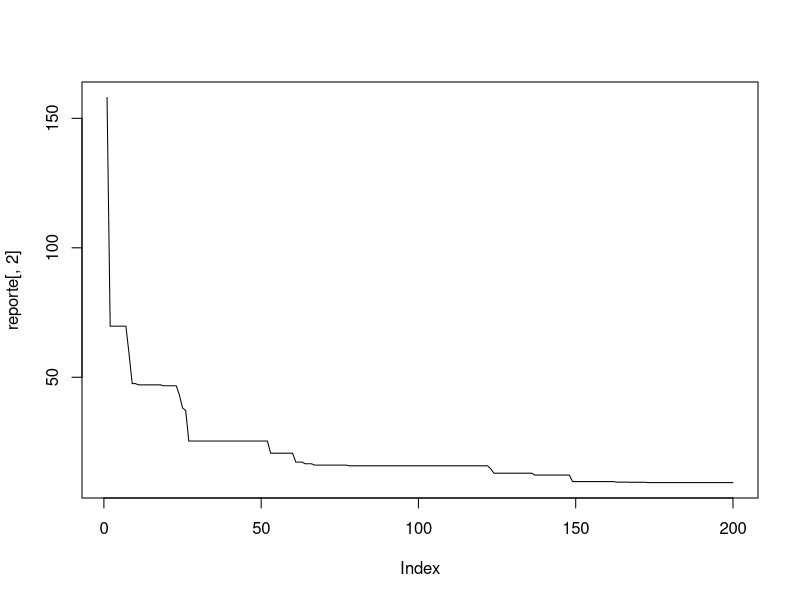

The R script that drew this image: (Note: this script raises an error after producing the figure.)
rm(list=ls())

# Trabajando de izquierda a derecha
# Donde el primer bite tiene menos peso
# y los consiguientes tienen mayor paso

#### Función para convertir enteros a bits ####
# X: valor entero a convertir
# nbits: cantidad de bits para representar el entero
e2b = function(x,nbits){
  # Numero a convertir
  entero = x
  # Vector donde guardar los residuos 
  residuos =  character() 
  actual = entero
  # Ciclo para 
  while (actual > 0) {
    residuo = actual %% 2 # Obtenemos el residuo de la división por 2
    residuos = c(as.character(residuo), residuos) #Agregar al vector de residuos
    actual = floor(actual / 2) # Actualizamos el número dividiéndolo por 2 (parte entera)
  }
  # Contar los elementos que hay en residuos #
  nd = length(residuos)
  # Contar la diferencia entre los nbits y los residuos
  dif = nbits-nd
  # Agregar con dif cantidad de 0's para acompletar hasta nbits elementos
  resu = as.integer(c(rev(residuos),rep("0",dif))) # Resu es un vector de tamaño 15
  return(resu) 
}

#### Función para convertir de bits a enteros ####
# vbits: Vector de bits
b2e = function(vbits) {
  # Calcular el tamaño del vector #
  nd =  length(vbits)
  # Potencias de 2 
  posiciones = (2^(0:(nd-1)))
  # Aplicar a cada elemento del vector y sumar
  resultante  = sum(vbits*posiciones)
  # reportar el resultado
  return(resultante)
}

#### Función que convierte de reales a bits ####
# X: valor real a convertir
# nbits: cantidad de bits para representar el entero
# a = limite inferior
# b = limite superior
r2b = function(x,nbits,a = -10,b = 10){
  # Convertir el valor a un número uniforme de 0 a 1
  u = (x-a)/(b-a)
  # Calcular el máximo entero con nbits
  max_ent <- 2^nbits - 1
  # Convertir el valor uniforme en entero:
  entero <- round(u * max_ent)
  bin <- e2b(entero,nbits)
  # Devolver la cadena de bits
  return(bin)
  
}

#### Función que convierte bits a reales ####
# bin: cadena de bits a converir
# nbits: cantidad de bits para representar el entero
# a = limite inferior
# b = limite superior
b2r = function(bin ,nbits,a = -10,b = 10){
  # Convertir el binario a entero
  entero = b2e(bin)
  # Calcular el máximo entero
  max_ent = (2^nbits)-1
  # Normalizar el entero entre el máximo
  u = entero/max_ent
  # Aplicar la transformación uniforme pero alreves #
  resu = a + u*(b-a)
  # Devolver redondeado a 3 decimales 
  return(round(resu,3))
}

## Función para determinar la cantidad de bits ##
# problema = problemas a elegir (1 o 2)
# precisión = Precisión de la representación, 3 decimales
n_bits = function(problema,precision = 3){
  # Para el problema 1 o problema 2
  limites = if (problema == 1) c(-10, 10) else c(-5.12, 5.12)
    # Calcular el numero de bits dependiendo el problema
  nposibles = (limites[2]-limites[1])/(1/10^precision)
  # Devolver los nbits
  return(ceiling(log2(nposibles)))
}




#### 1.-  GENERADOR DE POBLACIÓN ####
# Generar N cantidad de posibles soluciones
# n es la cantidad de sujetos que componen a la población
# Generador de sujetos SIN problemas de repetir casillas
sol1 = function(Dn = 10,problema){
  # Para el problema 1 o problema 2
  limites = if (problema == 1) c(-10, 10) else c(-5.12, 5.12)
  # Generar la solución random con  Dn numeros reales # 
  reales = round(runif(Dn,min = limites[1],max =  limites[2]),3)
  # Vectorizar la conversión para la cadena #
  # Convierte a lista cada posible salida y luego la convierte a vector
  # Aplica una función tipo lambda
  bits =  unlist(lapply(reales, function(x) r2b(x, nbits, a = limites[1], b = limites[2])))
  # Devolver la cadena
  return(bits)
}

# Generador de la población #
pob = function(n,problema, Dn = 10){
  pob1 = matrix(0, nrow = n, ncol = Dn*nbits)
  for(i in 1:n){
    pob1[i,] = sol1(Dn, problema)
  }
  # Reportar la población generada #
  return(pob1)
}


#### 2.- Funciones de aptitud 1 y 2 ####
#problema: selector entre problema 1 o 2
# Si es problema 1, el valor varia en [-10,10]
# Si es problema 2, el valor varia en [-5.12,5.12]
fx = function(X,problema){
  # Definir limites del problema segun sea el caso:
  limites = if (problema == 1) c(-10, 10) else c(-5.12, 5.12)
  # Dividir X en segmentos de nbits
  segmentos = length(X)/nbits
  # Hacer una matriz con segmentos
  msegmentos = matrix(X,nrow = nbits,ncol = segmentos)
  # Cada columna como un subvector de bits
  vresu = apply(msegmentos,2,function(bits){
    b2r(bits,nbits,a = limites[1],b = limites[2])})
  # Devolver la aptitud #
  # Problema 1
  if(problema==1){
    # Problema de la esfera
    resu = sum(vresu^2)
    # Devolver el valor
    return(resu)
  }else{
    # Problema 2
    # PARTE CONSTANTE
    D = length(vresu)
    dc = 10*D
    # Parte de la suma de cosenos
    pc = sum(vresu^2 - 10*cos(2*pi*vresu))
    # Resultado
    res = dc + pc
    return(res)
  }
}


### 3.- Selector de padres por muestreo deterministico ###
#pobsize = tamaño de la población
#aptitud = vector de aptitudes
padreselect = function(pobsize,aptitud){
  # Convertir las aptitudes
  # restando la aptitud_i al peor sujeto.
  aptr = max(aptitud)-aptitud
  ## Calcular la aptitud relativa ##
  apr = aptr/sum(aptr)
  # Hacerlo como matriz por facilidad
  # indice;aptitud;entero;residuo#
  selec = cbind(1:pobsize,apr,floor(apr*pobsize),(apr*pobsize)%%1)
  # Seleccionando los mejores enteros:
  enteros = selec[selec[,3]>0,]
  # Enteros seleccionados
  ganadores = rep(enteros[,1],enteros[,3])
  # Obtener la diferencia entre los seleccionados y los que faltan
  dife = pobsize-length(ganadores)
  # Sacar los dif mejores en base al residuo
  rs = selec[order(selec[,4],decreasing = T),][1:dife ,1]
  # Reportar a los ganadores finales #
  ganadores = c(ganadores,rs)
  # Devolver el vector de ganadores
  return(ganadores)
}

### 4.- Aplica el operador de cruza uniforme ####
# ganadores = Padres seleccionados en el paso 3
# poblacion = poblacion
# PC = Porcentaje de cruza
# problema: problema que se esta resolviendo
cruza = function(ganadores, poblacion,PC){
  # Calcular la dimensión de las soluciones
  np = ncol(poblacion)
  # Calcular la cantidad de ganadores #
  Di = length(ganadores)
  # Obtener la cantidad de parejas individuos
  ndp =  Di/2
  # Escoger aleatorios los padres
  selectos = sample(ganadores,Di)
  P1 = selectos[1:(Di/2)]
  P2 = selectos[(Di/2+1):Di]
  parejas = cbind(P1, P2)
  # Determinar quiénes se cruzan con volados
  Reproduce = rbinom(nrow(parejas), 1, PC)
  parejas = cbind(parejas, Reproduce)
  # Generar 2 hijos por pareja
  hijos = matrix(0,nrow = Di, ncol = np)
  # Aplicar el ciclo para generar hijos #
  for (i in 1:(nrow(parejas))) {
    # Preparar a los padres por iteración #
    padre1 = poblacion[parejas[i, 1], ]
    padre2 = poblacion[parejas[i, 2], ]
    # Caso donde no se cruzan #
    if(parejas[i, 3] == 0) {
      # Si no se cruzan, cada padre se clona en un hijo
      hijos[(2 * i - 1),] = padre1
      hijos[(2 * i),] = padre2
    } else {
      ### Aplica La cruza uniforme ###
      #Genero la mascara de tamaño np
      mascara = sample(c(0,1),np,replace = T)
      # Crea al hijo 1
      hijo1 = ifelse(mascara==1,padre1,padre2)
      # Crea al hijo 2
      hijo2 = ifelse(mascara==1,padre2,padre1)
      # Agregar a la población #
      # Generar a los hijos 
      hijos[(2*i - 1),] = hijo1
      hijos[(2*i),] = hijo2
    }
  }
  # Devolver a los hijos
  return(hijos)
}



### 5.- Operador de mutacion ###
mutacion = function(hijos, PM){
  # Establecer el número de dimensiones del vector
  nh = ncol(hijos)
  # Para el hijo i-esimo
  for(i in 1:nrow(hijos)){
    # Lanzar los volados con PM de mutación por atributo
    muta = rbinom(nh, 1, PM)
    # Aplicar el bitflip para aquellos que resultaron seleccionados
    hijos[i,muta==1] = abs(hijos[i,muta==1]-1)
  }
  # Devolver a los hijos mutados
  return(hijos)
}

############################
#### Función principal ####
#### Parámetros de inicio ####
problema = 1 # Problema a resolver (1 o 2)
pobsize = 100 # Tamaño de la población inicial
PC = 0.8 # Porcentaje de cruza
PM = 0.05 # Porcentaje de mutación
LIM = 20000 # Criterio de paro: Evaluaciones 10,000 o solución encontrada
nbits = n_bits(problema)
# Parametro adicional #

optimizar = function(problema,pobsize,PC,PM,Dn = 10){
  # Contadores del proceso #
  contadoreval = 0
  ngen = 0
  mejorsol = c()
  reporte = matrix(0,nrow = 1,ncol = 3)[-1,]
  ### 1.- Inicializar la población y evaluar sus aptitudes solo una vez ####
  poblacion = pob(pobsize,problema)
  aptitudes = apply(poblacion,1,fx,problema)
  contadoreval = contadoreval + pobsize  # Se evaluaron pobsize sujetos
  mejorsol[ngen + 1] = min(aptitudes)
  # Agregar al reporte la solución inicial #
  reporte = rbind(reporte,c(ngen,mejorsol[ngen + 1],contadoreval))
  ### Aquí inicia el ciclo while ###
  # Caso 1: La mejor solución esta en la población inicial
  if (mejorsol[1] == 0) {
    # Mostrar progreso
    print("Terminó al inicio con la solución óptima:")
  } else {
    # Bucle para iterar el genetico
    while (min(aptitudes) > 1 & contadoreval < LIM){
      # Aplicar el elitismo de forma discreta
      elite =  c(min(aptitudes),poblacion[which.min(aptitudes),])
      ### 2.- Seleccionar a los padres ####
      ganadores = padreselect(pobsize,aptitudes)
      ### 3.- Operador de CRUZA
      hijos = cruza(ganadores,poblacion,PC)
      ### 4.- Operador de mutación
      hijosm = mutacion(hijos, PM)
      ## 5.- Generar a la nueva población ##
      poblacion = hijosm
      # 6.- Evaluar SOLO los hijos
      aptitudes = apply(poblacion,1,fx,problema)
      contadoreval = contadoreval + length(aptitudes)  
      # Agregar la mejor solución de la población y eliminar a la peor
      mj = which.max(aptitudes)
      poblacion[mj,] = elite[-1]
      aptitudes[mj] = elite[1]
      # Actualizar generación# Actualizar y reportar #
      ngen = ngen + 1
      mejorsol[ngen + 1] = min(aptitudes)
      # Mostrar progreso
      mejor_individuo =  poblacion[which.min(aptitudes),]
      reporte = rbind(reporte, c(ngen, mejorsol[ngen + 1], contadoreval))
    }
  }
  # Reportar los resultados
  return(reporte)
}

reporte = optimizar(problema,pobsize,PC,PM,Dn = 10)
plot(reporte[,2],type = "l")
min(reporte[,2])


X = mejor_individuo

# Definir limites del problema segun sea el caso:
limites = if (problema == 1) c(-10, 10) else c(-5.12, 5.12)
# Dividir X en segmentos de nbits
segmentos = 150/nbits
# Hacer una matriz con segmentos
msegmentos = matrix(X,nrow = nbits,ncol = segmentos)
# Cada columna como un subvector de bits
vresu = apply(msegmentos,2,function(bits){
  b2r(bits,nbits,a = limites[1],b = limites[2])})
vresu

